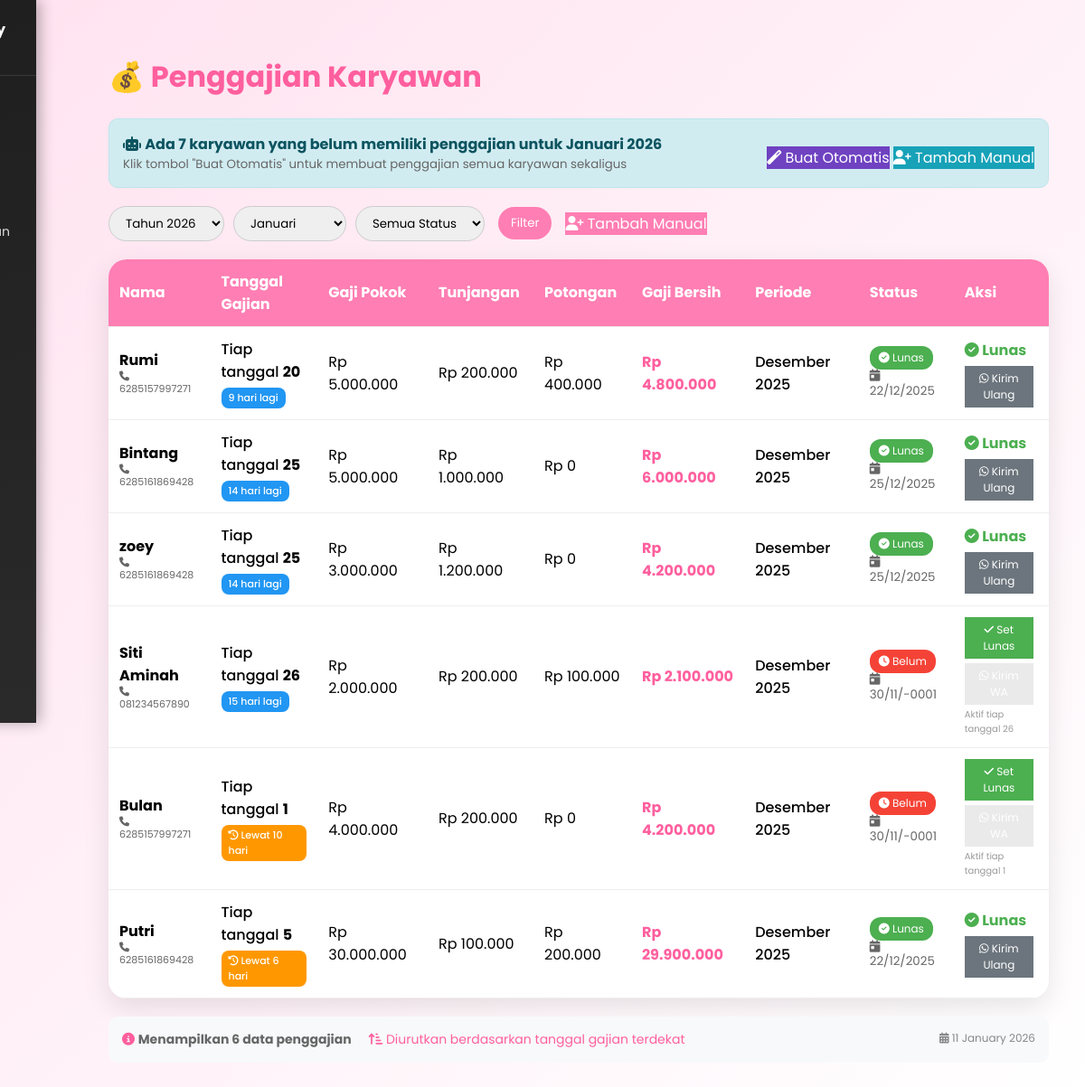
Page /admin/penggajian.php (signed in) on the committed database.
### tables this page shows
CREATE TABLE `penggajian` (
  `id` int(11) NOT NULL AUTO_INCREMENT,
  `id_karyawan` int(11) NOT NULL,
  `bulan` tinyint(4) NOT NULL,
  `tahun` year(4) NOT NULL,
  `tunjangan` decimal(12,2) DEFAULT 0.00,
  `potongan` decimal(12,2) DEFAULT 0.00,
  `gaji_bersih` decimal(12,2) NOT NULL,
  `status_bayar` enum('lunas','belum') DEFAULT 'belum',
  `tgl_bayar_aktual` date DEFAULT NULL,
  `status` enum('Belum','Lunas') DEFAULT 'Belum',
  PRIMARY KEY (`id`),
  KEY `fk_penggajian_karyawan` (`id_karyawan`),
  CONSTRAINT `fk_penggajian_karyawan` FOREIGN KEY (`id_karyawan`) REFERENCES `karyawan` (`id_karyawan`) ON DELETE CASCADE ON UPDATE CASCADE
);

CREATE TABLE `users` (
  `id` int(11) NOT NULL AUTO_INCREMENT,
  `username` varchar(50) NOT NULL,
  `password` varchar(255) NOT NULL,
  `role` enum('admin','owner','user') NOT NULL,
  `nama_lengkap` varchar(100) NOT NULL,
  `email` varchar(100) DEFAULT NULL,
  `last_login` timestamp NULL DEFAULT NULL,
  `foto_profil` varchar(255) DEFAULT 'default.png',
  `created_at` timestamp NOT NULL DEFAULT current_timestamp(),
  `updated_at` timestamp NOT NULL DEFAULT current_timestamp() ON UPDATE current_timestamp(),
  PRIMARY KEY (`id`),
  UNIQUE KEY `username` (`username`)
);

CREATE TABLE `karyawan` (
  `id_karyawan` int(11) NOT NULL AUTO_INCREMENT,
  `user_id` int(11) NOT NULL,
  `alamat` text DEFAULT NULL,
  `no_telp` varchar(20) DEFAULT NULL,
  `gaji_pokok` decimal(12,2) NOT NULL,
  `lama_bekerja` int(11) DEFAULT NULL COMMENT 'dalam bulan',
  `posisi` varchar(50) DEFAULT NULL,
  `tgl_masuk` date DEFAULT NULL,
  `tgl_gajian_rutin` tinyint(4) DEFAULT NULL COMMENT 'contoh: 25',
  `tgl_gajian` date DEFAULT NULL,
  PRIMARY KEY (`id_karyawan`),
  KEY `fk_karyawan_user` (`user_id`),
  CONSTRAINT `fk_karyawan_user` FOREIGN KEY (`user_id`) REFERENCES `users` (`id`) ON DELETE CASCADE ON UPDATE CASCADE
);

### admin/penggajian.php (the view, shortened to what this page needs)
<?php
require '../config/koneksi.php';
include '../includes/sidebar.php';
$bulan  = $_GET['bulan'] ?? date('m');
$tahun  = $_GET['tahun'] ?? date('Y');
$where = "WHERE p.bulan = '$bulan' AND p.tahun = '$tahun'";
$q = mysqli_query($conn, "
    SELECT
        p.id,
        p.bulan,
        p.tahun,
        p.tunjangan,
        p.potongan,
        p.status_bayar,
        p.tgl_bayar_aktual,
        k.gaji_pokok,
        k.no_telp,
        u.nama_lengkap,
        k.tgl_gajian_rutin,
        -- Hitung selisih hari antara tanggal gajian dan hari ini
        CASE
            WHEN k.tgl_gajian_rutin IS NOT NULL THEN
                DATEDIFF(
                    STR_TO_DATE(CONCAT(YEAR(CURDATE()), '-', MONTH(CURDATE()), '-', k.tgl_gajian_rutin), '%Y-%m-%d'),
                    CURDATE()
                )
            ELSE 999
        END as days_diff
    FROM penggajian p
    JOIN karyawan k ON p.id_karyawan = k.id_karyawan
    JOIN users u ON k.user_id = u.id
    $where
    ORDER BY
        CASE
            WHEN days_diff < 0 THEN days_diff + 365  -- Jika sudah lewat, urutkan berdasarkan tahun depan
            ELSE days_diff
        END ASC,
        u.nama_lengkap ASC
");
$count = mysqli_num_rows($q);
if ($count == 0) {
    $q = mysqli_query($conn, "
        SELECT
            p.id,
            p.bulan,
            p.tahun,
            p.tunjangan,
            p.potongan,
            p.status_bayar,
            p.tgl_bayar_aktual,
            k.gaji_pokok,
            k.no_telp,
            u.nama_lengkap,
            k.tgl_gajian_rutin,
            -- Hitung selisih hari antara tanggal gajian dan hari ini
            CASE
                WHEN k.tgl_gajian_rutin IS NOT NULL THEN
                    DATEDIFF(
                        STR_TO_DATE(CONCAT(YEAR(CURDATE()), '-', MONTH(CURDATE()), '-', k.tgl_gajian_rutin), '%Y-%m-%d'),
                        CURDATE()
                    )
                ELSE 999
            END as days_diff
        FROM penggajian p
        JOIN karyawan k ON p.id_karyawan = k.id_karyawan
        JOIN users u ON k.user_id = u.id
        ORDER BY
            CASE
                WHEN days_diff < 0 THEN days_diff + 365
                ELSE days_diff
            END ASC,
            p.tahun DESC,
            p.bulan DESC,
            u.nama_lengkap ASC
    ");
}
$karyawanBelumGajiQuery = mysqli_query($conn, "
    SELECT COUNT(*) as total
    FROM karyawan k
    WHERE k.id_karyawan NOT IN (
        SELECT id_karyawan
        FROM penggajian
        WHERE bulan = '$bulan' AND tahun = '$tahun'
    )
");
$karyawanBelumGaji = mysqli_fetch_assoc($karyawanBelumGajiQuery);
$months = [
    '01' => 'Januari', '02' => 'Februari', '03' => 'Maret',
    '04' => 'April', '05' => 'Mei', '06' => 'Juni',
    '07' => 'Juli', '08' => 'Agustus', '09' => 'September',
    '10' => 'Oktober', '11' => 'November', '12' => 'Desember'
];
?>
<!DOCTYPE html>
<html lang="id">
<head>
<link rel="stylesheet" href="https://cdnjs.cloudflare.com/ajax/libs/font-awesome/6.5.0/css/all.min.css">
</head>
<body>
<div class="main">
<h1>💰 Penggajian Karyawan</h1>
<?php if ($karyawanBelumGaji['total'] > 0 && $count == 0): ?>
<div class="auto-generate-message">
    <div>
        <i class="fas fa-robot"></i>
        <strong>Ada <?= $karyawanBelumGaji['total'] ?> karyawan yang belum memiliki penggajian untuk <?= $months[$bulan] ?> <?= $tahun ?></strong>
        <br>
        <small style="color:#666;">
            Klik tombol "Buat Otomatis" untuk membuat penggajian semua karyawan sekaligus
        </small>
    </div>
    <div style="margin-top:10px;">
        <a href="penggajian.php?bulan=<?= $bulan ?>&tahun=<?= $tahun ?>&auto_generate=true"
           class="btn btn-auto-generate"
           onclick="return confirm('Buat penggajian otomatis untuk <?= $karyawanBelumGaji['total'] ?> karyawan?\\n\\nTunjangan dan potongan akan diisi 0 secara default.\\nAnda bisa edit manual nanti.')">
            <i class="fas fa-magic"></i> Buat Otomatis
        </a>
        <a href="tambah_penggajian.php?bulan=<?= $bulan ?>&tahun=<?= $tahun ?>"
           class="btn btn-tambah-satu">
            <i class="fas fa-user-plus"></i> Tambah Manual
        </a>
    </div>
</div>
<?php endif; ?>
<form class="filter" method="GET">
    <div style="display:flex; gap:10px; align-items:center;">
        <select name="tahun">
            <?php
            $currentYear = date('Y');
            for($y = $currentYear; $y >= $currentYear - 5; $y--): ?>
                <option value="<?= $y ?>" <?= ($tahun == $y) ? 'selected' : '' ?>>
                    Tahun <?= $y ?>
                </option>
            <?php endfor ?>
        </select>
        <select name="bulan">
            <?php foreach($months as $num => $name): ?>
                <option value="<?= $num ?>" <?= $bulan == $num ? 'selected' : '' ?>>
                    <?= $name ?>
                </option>
            <?php endforeach ?>
        </select>
        <select name="status">
            <option value="">Semua Status</option>
        </select>
    </div>
    <button type="submit" class="btn">Filter</button>
    <a href="tambah_penggajian.php?bulan=<?= $bulan ?>&tahun=<?= $tahun ?>" class="btn">
        <i class="fas fa-user-plus"></i> Tambah Manual
    </a>
</form>
<table>
<thead>
<tr>
    <th>Nama</th>
    <th>Tanggal Gajian</th>
    <th>Gaji Pokok</th>
    <th>Tunjangan</th>
    <th>Potongan</th>
    <th>Gaji Bersih</th>
    <th>Periode</th>
    <th>Status</th>
    <th>Aksi</th>
</tr>
</thead>
<tbody>
<?php
$totalRows = 0;
while($d = mysqli_fetch_assoc($q)):
    $totalRows++;
    $bersih = ($d['gaji_pokok'] + $d['tunjangan']) - $d['potongan'];
    $monthName = $months[str_pad($d['bulan'], 2, '0', STR_PAD_LEFT)] ?? 'Bulan ' . $d['bulan'];
    $tanggalGajian = '';
    $sisaHari = '';
    $isToday = false;
    if (!empty($d['tgl_gajian_rutin'])) {
        $tanggalGajian = 'Tiap tanggal <strong>' . $d['tgl_gajian_rutin'] . '</strong>';
        $daysDiff = $d['days_diff'];
        if ($daysDiff == 0) {
            $sisaHari = '<span class="gajian-indicator gajian-today"><i class="fas fa-calendar-check"></i> Gajian Hari Ini!</span>';
            $isToday = true;
        } elseif ($daysDiff == 1) {
            $sisaHari = '<span class="gajian-indicator gajian-upcoming"><i class="fas fa-clock"></i> Besok Gajian</span>';
        } elseif ($daysDiff > 1 && $daysDiff <= 7) {
            $sisaHari = '<span class="gajian-indicator gajian-upcoming"><i class="fas fa-hourglass-half"></i> ' . $daysDiff . ' hari lagi</span>';
        } elseif ($daysDiff > 7) {
            $sisaHari = '<span class="gajian-indicator gajian-upcoming">' . $daysDiff . ' hari lagi</span>';
        } elseif ($daysDiff < 0) {
            $sisaHari = '<span class="gajian-indicator gajian-past"><i class="fas fa-history"></i> Lewat ' . abs($daysDiff) . ' hari</span>';
        }
    } else {
        $tanggalGajian = '<span style="color:#999; font-size:12px;">Belum diatur</span>';
        $sisaHari = '<span class="gajian-indicator" style="background:#9E9E9E;color:white;">Belum diatur</span>';
    }
?>
<tr>
    <td>
        <strong><?= htmlspecialchars($d['nama_lengkap']) ?></strong><br>
        <small style="color:#666; font-size:11px;"><i class="fas fa-phone"></i> <?= $d['no_telp'] ?></small>
    </td>
    <td>
        <div style="font-weight:500;"><?= $tanggalGajian ?></div>
        <?= $sisaHari ?>
    </td>
    <td>Rp <?= number_format($d['gaji_pokok'], 0, ',', '.') ?></td>
    <td>Rp <?= number_format($d['tunjangan'], 0, ',', '.') ?></td>
    <td>Rp <?= number_format($d['potongan'], 0, ',', '.') ?></td>
    <td><b style="color:#ff5f9e;">Rp <?= number_format($bersih, 0, ',', '.') ?></b></td>
    <td>
        <span style="font-weight:500;"><?= $monthName . ' ' . $d['tahun'] ?></span>
    </td>
    <td>
        <?php
        $statusText = ucfirst($d['status_bayar']);
        $statusClass = ($d['status_bayar'] == 'lunas') ? 'lunas' : 'belum';
        ?>
        <span class="badge <?= $statusClass ?>">
            <?php if($d['status_bayar'] == 'lunas'): ?>
                <i class="fas fa-check-circle"></i> <?= $statusText ?>
            <?php else: ?>
                <i class="fas fa-clock"></i> <?= $statusText ?>
            <?php endif; ?>
        </span>
        <?php if ($d['tgl_bayar_aktual']): ?>
            <br><small style="color:#666;"><i class="fas fa-calendar-day"></i> <?= date('d/m/Y', strtotime($d['tgl_bayar_aktual'])) ?></small>
        <?php endif; ?>
    </td>
    <td>
        <?php if($d['status_bayar'] == 'belum'): ?>
            <a class="btn btn-small" href="update_gaji.php?id=<?= $d['id'] ?>"
               onclick="return confirm('Yakin ubah status menjadi LUNAS?')"
               style="background:#4caf50;">
                <i class="fas fa-check"></i> Set Lunas
            </a>
            <div style="margin-top:5px;">
            <?php if($isToday): ?>
                <a class="btn btn-small btn-wa-active" href="kirim_wa_gaji.php?id=<?= $d['id'] ?>"
                   onclick="return confirmKirimWA(event, '<?= htmlspecialchars(addslashes($d['nama_lengkap'])) ?>')">
                    <i class="fab fa-whatsapp"></i> Kirim WA
                </a>
            <?php else: ?>
                <span class="btn btn-small btn-wa-inactive"
                      title="Tombol aktif hanya pada tanggal gajian">
                    <i class="fab fa-whatsapp"></i> Kirim WA
                </span>
                <?php if(!empty($d['tgl_gajian_rutin'])): ?>
                <small style="display:block; color:#999; font-size:10px; margin-top:3px;">
                    Aktif tiap tanggal <?= $d['tgl_gajian_rutin'] ?>
                </small>
                <?php endif; ?>
            <?php endif; ?>
            </div>
        <?php else: ?>
            <span style="color:#4caf50; font-weight:bold;">
                <i class="fas fa-check-circle"></i> Lunas
            </span>
            <br>
            <a class="btn btn-small" href="kirim_wa_gaji.php?id=<?= $d['id'] ?>"
               style="background:#6c757d; margin-top:5px;"
               onclick="return confirm('Kirim ulang slip gaji?')">
                <i class="fab fa-whatsapp"></i> Kirim Ulang
            </a>
        <?php endif ?>
    </td>
</tr>
<?php endwhile; ?>
</tbody>
</table>
<?php if ($totalRows > 0): ?>
<div style="margin-top:20px; color:#666; font-size:14px; padding:15px; background:#f8f9fa; border-radius:10px;">
    <i class="fas fa-info-circle" style="color:#ff5f9e;"></i>
    <strong>Menampilkan <?= $totalRows ?> data penggajian</strong>
    <span style="color:#ff5f9e; margin-left:15px;">
        <i class="fas fa-sort-amount-up-alt"></i> Diurutkan berdasarkan tanggal gajian terdekat
    </span>
    <span style="float:right; color:#888; font-size:12px;">
        <i class="fas fa-calendar-alt"></i> <?= date('d F Y') ?>
    </span>
</div>
<?php endif; ?>
</div>
</body>
</html>

### admin/penggajian.php (style rules this page uses)
body { margin:0; font-family:Poppins; background:linear-gradient(135deg,#ffe3f0,#fff); }
.main { margin-left:80px; padding:40px; }
h1 { color:#ff5f9e }
.filter { display:flex; gap:15px; margin-bottom:20px; flex-wrap:wrap; align-items:center; }
select,button { padding:8px 14px; border-radius:20px; border:1px solid #ccc; font-family:Poppins; }
.btn { background:#ff7eb3; color:#fff; border:none; cursor:pointer; transition:0.3s; text-decoration:none; display:inline-block; text-align:center; }
.btn-small { padding:5px 10px; font-size:12px; margin-right:5px; }
.btn-wa-inactive { background:#cccccc; opacity:0.4; cursor:not-allowed; }
.btn-auto-generate { background:#6f42c1; }
.btn-tambah-satu { background:#17a2b8; }
table { width:100%; background:#fff; border-radius:20px; box-shadow:0 10px 30px rgba(0,0,0,.1); overflow:hidden; border-collapse:collapse; }
th,td { padding:12px; text-align:left; border-bottom:1px solid #eee; }
thead { background:#ff7eb3; color:#fff; }
.badge { padding:4px 10px; border-radius:12px; font-size:12px; display:inline-block; }
.lunas { background:#4caf50;color:#fff }
.belum { background:#f44336;color:#fff }
.auto-generate-message { background:#d1ecf1; border:1px solid #bee5eb; padding:15px; border-radius:10px; margin-bottom:20px; color:#0c5460; display:flex; justify-content:space-between; align-items:center; flex-wrap:wrap; }
.gajian-indicator { padding:3px 8px; border-radius:8px; font-size:11px; font-weight:500; margin-top:5px; display:inline-block; }
.gajian-upcoming { background:#2196F3; color:white; }
.gajian-past { background:#FF9800; color:white; }

### rows in the picture
penggajian: users.nama_lengkap "Rumi", id_karyawan.no_telp "6285157997271", id_karyawan.tgl_gajian_rutin "20", daysDiff "9", id_karyawan.gaji_pokok "5.000.000", tunjangan "200.000", potongan "400.000", bersih "4.800.000", bulan "Desember", tahun "2025", status_bayar "Lunas", tgl_bayar_aktual "22/12/2025"
penggajian: users.nama_lengkap "Bintang", id_karyawan.no_telp "6285161869428", id_karyawan.tgl_gajian_rutin "25", daysDiff "14", id_karyawan.gaji_pokok "5.000.000", tunjangan "1.000.000", potongan "0", bersih "6.000.000", bulan "Desember", tahun "2025", status_bayar "Lunas", tgl_bayar_aktual "25/12/2025"
penggajian: users.nama_lengkap "zoey", id_karyawan.no_telp "6285161869428", id_karyawan.tgl_gajian_rutin "25", daysDiff "14", id_karyawan.gaji_pokok "3.000.000", tunjangan "1.200.000", potongan "0", bersih "4.200.000", bulan "Desember", tahun "2025", status_bayar "Lunas", tgl_bayar_aktual "25/12/2025"
penggajian: users.nama_lengkap "Siti Aminah", id_karyawan.no_telp "081234567890", id_karyawan.tgl_gajian_rutin "26", daysDiff "15", id_karyawan.gaji_pokok "2.000.000", tunjangan "200.000", potongan "100.000", bersih "2.100.000", bulan "Desember", tahun "2025", status_bayar "Belum", tgl_bayar_aktual "30/11/-0001"
penggajian: users.nama_lengkap "Bulan", id_karyawan.no_telp "6285157997271", id_karyawan.tgl_gajian_rutin "1", daysDiff "10", id_karyawan.gaji_pokok "4.000.000", tunjangan "200.000", potongan "0", bersih "4.200.000", bulan "Desember", tahun "2025", status_bayar "Belum", tgl_bayar_aktual "30/11/-0001"
penggajian: users.nama_lengkap "Putri", id_karyawan.no_telp "6285161869428", id_karyawan.tgl_gajian_rutin "5", daysDiff "6", id_karyawan.gaji_pokok "30.000.000", tunjangan "100.000", potongan "200.000", bersih "29.900.000", bulan "Desember", tahun "2025", status_bayar "Lunas", tgl_bayar_aktual "22/12/2025"

### other values in the picture
$karyawanBelumGaji['total'] "7"
$months[$bulan] "Januari"
$tahun "2026"
$totalRows "6"
form field bulan "Januari"
